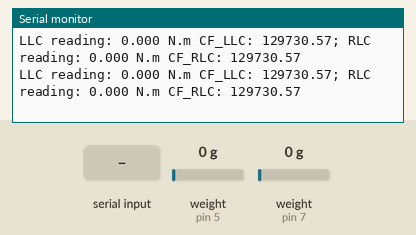
Bench run of a sketch on a simulated Arduino Uno, built with avr-gcc and run on an emulated ATmega328P. Shown: the last lines printed to the serial monitor. The inputs (shaded band) are chosen by the test bench; at power-on: weight on the scale (sensors on pin 5, pin 7) 0 g.

Above: at 5.5 s.
5.6 s: weight on the scale (sensor on pin 5) set to 100 g
At 5.78 s:
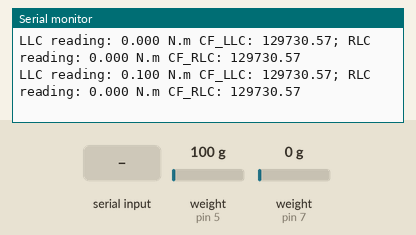
8.6 s: weight on the scale (sensor on pin 7) set to 100 g
At 8.62 s:
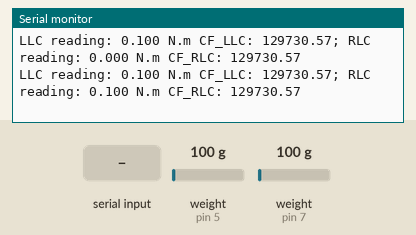
11.6 s: "+" received over Serial
At 11.86 s:
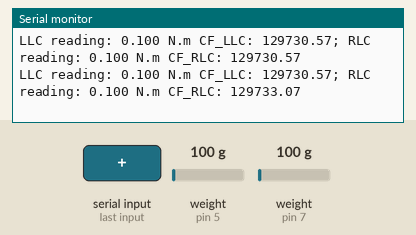
14.6 s: "a" received over Serial
At 14.91 s:
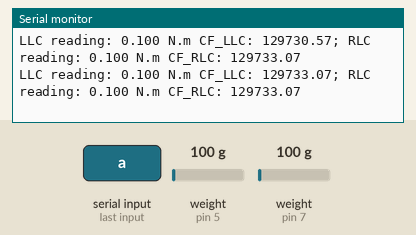
17.6 s: weight on the scale (sensor on pin 5) set to 1250 g
At 17.75 s:
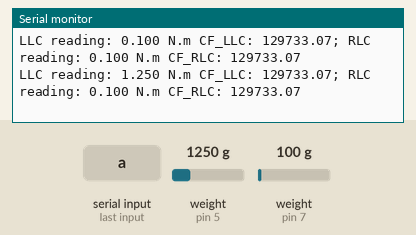
19.1 s: weight on the scale (sensor on pin 7) set to 1250 g
At 21.55 s:
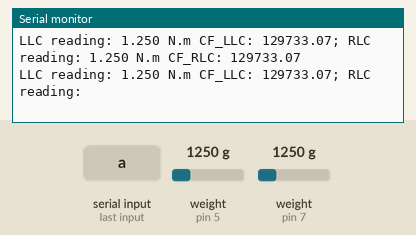
Timing chart, 0 to 21.6 s (numbered marks = the images above; inputs shaded):
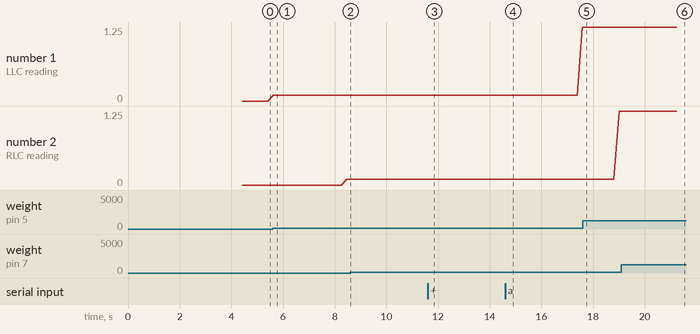

Measured:
- after the input at 5.6 s, the serial monitor: prints a new line at once (image 1)
- after the input at 11.6 s, the serial monitor: prints a new line after 0.11 s (image 3)
- after the input at 14.6 s, the serial monitor: prints a new line after 0.15 s (image 4)
- after the input at 19.1 s, the serial monitor: prints a new line after 0.12 s (image 6)
- plotted number 1: 0 → 0.1 after the input at 5.6 s, 0.1 → 1.25 after the input at 14.6 s
- plotted number 2: 0 → 0.1 after the input at 5.6 s, 0.1 → 1.25 after the input at 17.6 s

The sketch:

r2_Torque_LCs_Calibration.ino
```cpp
// (licence header left out)
#include "HX711.h"

#define DOUTL  5
#define CLKL  4

HX711 scaleL; // Left Load Cell, facing the motor mount from the front

#define DOUTR  7
#define CLKR  6

HX711 scaleR; // Right Load Cell, facing the motor mount from the front

float calibration_factor_LLC = 129730.56; // right calibration factor for value in N.m // original factor of 114.5 for output in grams, then divided by product of 0.0098065 mm/^2 and 0.09 m

float calibration_factor_RLC = 129730.56; //// right calibration factor for value in N.m // original factor of 114.5 for output in grams


void setup() {
  Serial.begin(9600);
  scaleL.begin(DOUTL, CLKL);
  scaleR.begin(DOUTR, CLKR);
  Serial.println("HX711 calibration sketch");
  Serial.println("Remove all weight from scale");
  Serial.println("After readings begin, place known weight on scale");
  Serial.println("Press + or - to increase/decrease the LLC calibration factor");
  Serial.println("Press a or z to increase/decrease the RLC calibration factor");

  delay(200);

  scaleL.set_scale();
  scaleR.set_scale();

  scaleL.tare(); //Reset the scale to 0
  scaleR.tare(); //Reset the scale to 0

  long zero_factor_LLC = scaleL.read_average(); //Get a baseline reading, Left Load Cell
  long zero_factor_RLC = scaleR.read_average(); //Get a baseline reading, Right Load Cell

  Serial.print("Zero factor_LLC: "); //This can be used to remove the need to tare the scale. Useful in permanent scale projects.
  Serial.print(zero_factor_LLC);
  Serial.print("; ");
  Serial.print("Zero factor_RLC: "); //This can be used to remove the need to tare the scale. Useful in permanent scale projects.
  Serial.print(zero_factor_RLC);
  Serial.println(" ");
}

void loop() {

  scaleL.set_scale(calibration_factor_LLC); //Adjust to this calibration factor
  scaleR.set_scale(calibration_factor_RLC); //Adjust to this calibration factor

  Serial.print("LLC reading: ");
  Serial.print(scaleL.get_units(), 3);
  Serial.print(" N.m");
  Serial.print(" CF_LLC: ");
  Serial.print(calibration_factor_LLC);
  Serial.print("; ");
  Serial.print("RLC reading: ");
  Serial.print(scaleR.get_units(), 3);
  Serial.print(" N.m");
  Serial.print(" CF_RLC: ");
  Serial.print(calibration_factor_RLC);
  Serial.println();

  if(Serial.available())
  {
    char temp = Serial.read();
    if(temp == '+')
      calibration_factor_RLC += 2.5;
    if(temp == '-')
      calibration_factor_RLC -= 2.5;
    if(temp == 'a')
      calibration_factor_LLC += 2.5;
    else if(temp == 'z')
      calibration_factor_LLC -=2.5;
  }
}
```
